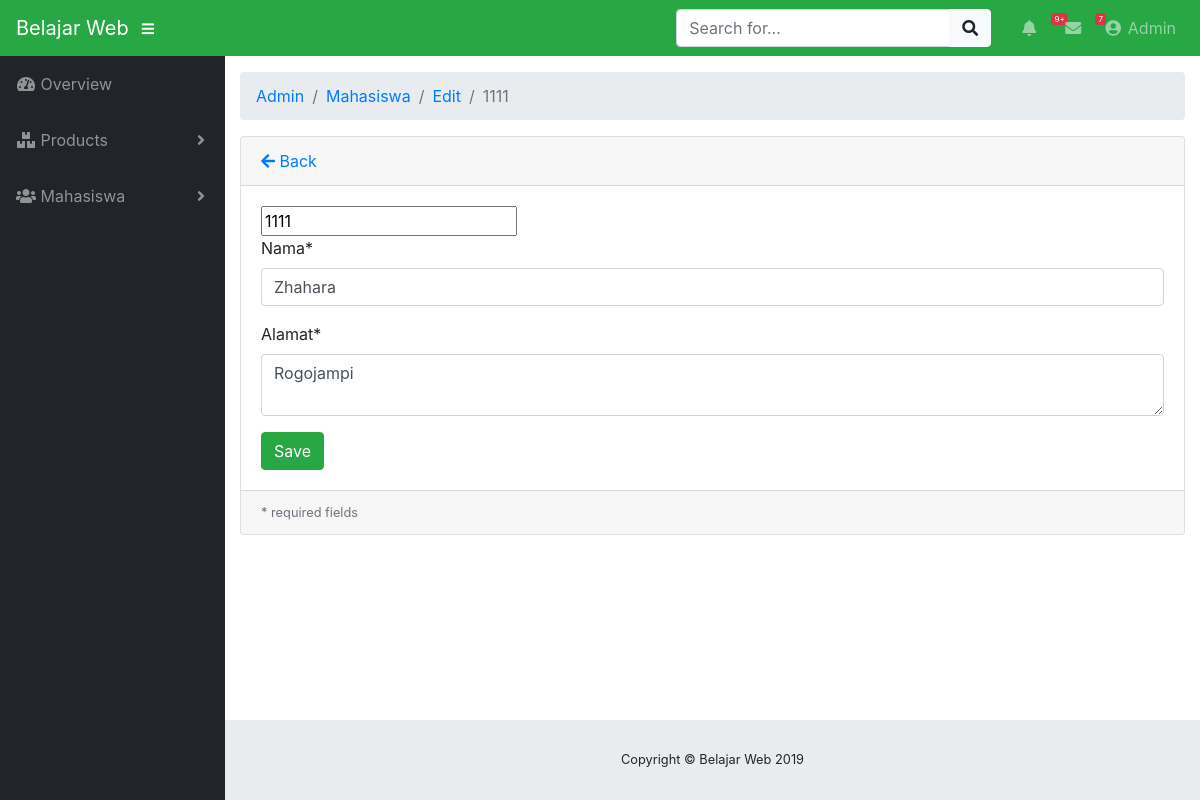
Page /index.php/admin/mahasiswa/edit/1111 on the committed database.
### tables this page shows
CREATE TABLE `mahasiswa` (
  `nim` int(4) NOT NULL,
  `nama` varchar(30) NOT NULL,
  `alamat` varchar(50) NOT NULL
);

### application/controllers/admin/Mahasiswa.php (called while the page is built, shortened)
<?php
class Mahasiswa extends CI_Controller
{
    public function __construct()
    {
        $this->load->model("mahasiswa_model");
        $this->load->library('form_validation');
    }
    public function edit($id = null)
    {
        $mahasiswa = $this->mahasiswa_model;
        $data["mahasiswa"] = $mahasiswa->getById($id);
        $this->load->view("admin/mahasiswa/edit_form", $data);
    }
}

### index.php (called while the page is built, shortened)
<?php
require_once BASEPATH.'core/CodeIgniter.php';

### application/models/Mahasiswa_model.php (called while the page is built, shortened)
<?php defined('BASEPATH') OR exit('No direct script access allowed');
class Mahasiswa_model extends CI_Model
{
    private $_table = "mahasiswa";
    public function getById($id)
    {
        return $this->db->get_where($this->_table, ["nim" => $id])->row();
    }
}

### application/views/admin/mahasiswa/edit_form.php (the view, shortened to what this page needs)
<!DOCTYPE html>
<html lang="en">
<head>
</head>
<body id="page-top">
	<div id="wrapper">
		<div id="content-wrapper">
			<div class="container-fluid">
				<div class="card mb-3">
					<div class="card-header">
						<a href="<?php echo site_url('admin/mahasiswa/') ?>"><i class="fas fa-arrow-left"></i>
							Back</a>
					</div>
					<div class="card-body">
						<form action="<?php base_url('admin/mahasiswa/edit') ?>" method="post" enctype="multipart/form-data">
							<input type="number" name="nim" value="<?php echo $mahasiswa->nim?>" />
							<div class="form-group">
								<label for="nama">Nama*</label>
								<input class="form-control <?php echo form_error('nama') ? 'is-invalid':'' ?>"
								 type="text" name="nama" placeholder="Nama Mahasiswa" value="<?php echo $mahasiswa->nama ?>" />
							</div>
							<div class="form-group">
								<label for="alamat">Alamat*</label>
								<textarea class="form-control <?php echo form_error('alamat') ? 'is-invalid':'' ?>"
								 name="alamat" placeholder="Alamat ..."><?php echo $mahasiswa->alamat ?></textarea>
							</div>
							<input class="btn btn-success" type="submit" name="btn" value="Save" />
						</form>
					</div>
					<div class="card-footer small text-muted">
						* required fields
					</div>
				</div>
			</div>
		</div>
</body>
</html>

### rows in the picture
mahasiswa: nim "1111", nama "Zhahara", alamat "Rogojampi"

### other values in the picture
SITE_NAME "Belajar Web"
$segment "Admin"
$segment "Mahasiswa"
$segment "Edit"
$segment "1111"
Date('Y') "2019"
